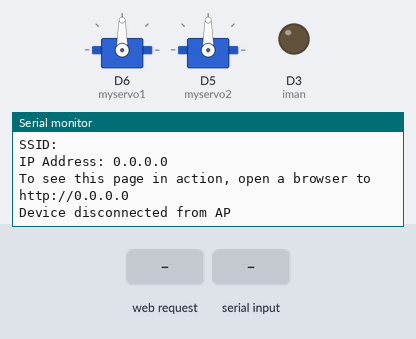
Recording of a sketch running on a simulated Arduino Nano RP2040 Connect. On the bench: 2 × servo, output pins drawn as LEDs (lit = HIGH), the last lines printed to the serial monitor. The inputs (shaded band) are chosen by the test bench.

Above: at 11.2 s.
11.3 s: HTTP request GET /Cin received
At 12.5 s:
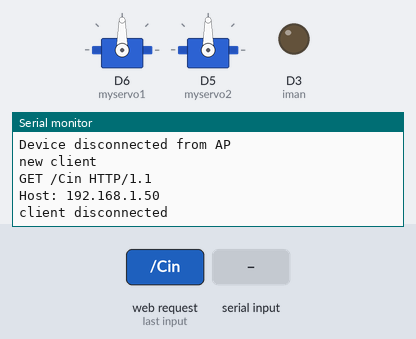
12.8 s: "1\n" received over the second serial link
At 13.7 s:
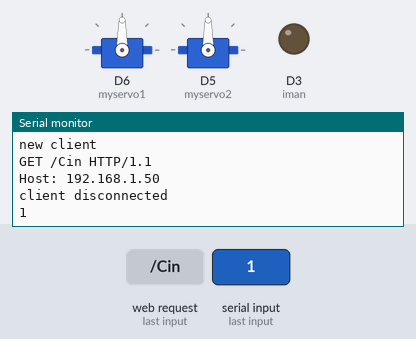
14.3 s: HTTP request GET /Auto received
At 14.9 s:
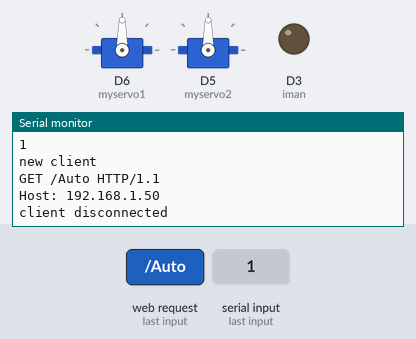
15.8 s: HTTP request GET /F received
At 17.3 s:
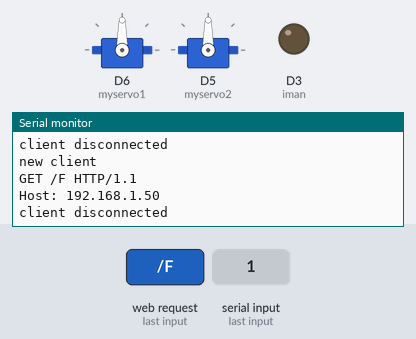

The sketch:

Wifi2406.ino
```cpp
// PARTE INICIAL
#include <Servo.h>
#include <SPI.h>
#include <WiFiNINA.h>
#include "arduino_secrets.h"
#define iman 3
Servo myservo1;
Servo myservo2;
///////please enter your sensitive data in the Secret tab/arduino_secrets.h
char ssid[] = SECRET_SSID;        // your network SSID (name)
char pass[] = SECRET_PASS;    // your network password (use for WPA, or use as key for WEP)
int keyIndex = 0;                // your network key index number (needed only for WEP)


int status = WL_IDLE_STATUS;
WiFiServer server(80);

void setup() {
  // Estabelecimento das comunicações
myservo1.attach(6);// Baix
myservo2.attach(5);// Associar o pino numero 6 com o pino do servo
Serial1.begin(9600);
Serial.begin(9600);

  pinMode(iman,OUTPUT);


  while (!Serial) {
    ; // wait for serial port to connect. Needed for native USB port only
  }

  Serial.println("Access Point Web Server");

        // set the LED pin mode

  // check for the WiFi module:
  if (WiFi.status() == WL_NO_MODULE) {
    Serial.println("Communication with WiFi module failed!");
    // don't continue
    while (true);
  }

  String fv = WiFi.firmwareVersion();
  if (fv < WIFI_FIRMWARE_LATEST_VERSION) {
    Serial.println("Please upgrade the firmware");
  }
  // by default the local IP address will be 192.168.4.1
  // you can override it with the following:
  // WiFi.config(IPAddress(10, 0, 0, 1));
  // print the network name (SSID);
  Serial.print("Creating access point named: ");
  Serial.println(ssid);
  // Create open network. Change this line if you want to create an WEP network:
  status = WiFi.beginAP(ssid, pass);
  if (status != WL_AP_LISTENING) {
    Serial.println("Creating access point failed");
    // don't continue
    while (true);
  }

  // wait 10 seconds for connection:
  delay(10000);

  // start the web server on port 80
  server.begin();


  // you're connected now, so print out the status
//printWiFiStatus();
printWiFiStatus();
}


void loop() {
String readString;
String Q;


    while (Serial1.available()){
      delay(1);
      if(Serial1.available()>0){
        char c = Serial1.read();
        Serial.print(c);
        if(isControl(c)){
          break;
        }
      }
    }
    while(Serial.available()){
      delay(1);
      if(Serial.available()>0){
        char c = Serial.read();
        if(isControl(c)){
          break;
        }
        readString +=c;

      }


    }


  // Estabelecimento das comunicações
  // compare the previous status to the current status
  if (status != WiFi.status()) {
    // it has changed update the variable
    status = WiFi.status();

    if (status == WL_AP_CONNECTED) {
      // a device has connected to the AP
      Serial.println("Device connected to AP");
    } else {
      // a device has disconnected from the AP, and we are back in listening mode
      Serial.println("Device disconnected from AP");
      return;
    }
  }


  WiFiClient client = server.available();   // listen for incoming clients

  if (client) {                             // if you get a client,
    Serial.println("new client");           // print a message out the serial port
    String currentLine = "";                // make a String to hold incoming data from the client
    while (client.connected()) {            // loop while the client's connected
      delayMicroseconds(10);                // This is required for the Arduino Nano RP2040 Connect - otherwise it will loop so fast that SPI will never be served.
      if (client.available()) {             // if there's bytes to read from the client,
        char c = client.read();             // read a byte, then
        Serial.write(c);                    // print it out the serial monitor
        if (c == '\n') {                    // if the byte is a newline character


          // if the current line is blank, you got two newline characters in a row.
          // that's the end of the client HTTP request, so send a response:
          if (currentLine.length() == 0) {
            // HTTP headers always start with a response code (e.g. HTTP/1.1 200 OK)
            // and a content-type so the client knows what's coming, then a blank line:
            client.println("HTTP/1.1 200 OK");
            client.println("Content-type:text/html");
            client.println();
            // the content of the HTTP response follows the header:
            // The HTTP response ends with another blank line:
            client.println();
            // break out of the while loop:
            break;
          }
          else {      // if you got a newline, then clear currentLine:
            currentLine = "";
          }
        }
        else if (c != '\r') {    // if you got anything else but a carriage return character,
          currentLine += c;      // add it to the end of the currentLine
        }

 int l;


// Mudar para o manual
if (currentLine.endsWith("GET /Cin")) {
         Serial1.print("M");
         }


// Mudar para o automático
if (currentLine.endsWith("GET /Auto")) {
         Serial1.print("N");
         }


// ANALISE DA MENSAGEM E RESPOSTA
        // Check to see if the client request was "GET /H" or "GET /L":
        if (currentLine.endsWith("GET /F")) {
         Serial1.print("F");         // Para andar para para frente
        }
         if (currentLine.endsWith("GET /B")) {
         Serial1.print("B");            // Para andar para para Trás
        }
         if (currentLine.endsWith("GET /L")) {
         Serial1.print("L");            // Para andar para para Lado esquerdo
        }
         if (currentLine.endsWith("GET /R")) {
         Serial1.print("R");            // Para andar para para Lado direito
        }
         if (currentLine.endsWith("GET /I")) {
         Serial1.print("I");            // Para andar para para frente direita
        }
         if (currentLine.endsWith("GET /G")) {
         Serial1.print("G");            // Para andar para para frente esquerda
        }
         if (currentLine.endsWith("GET /J")) {
         Serial1.print("J");            // Para andar para para Tras direita
        }
         if (currentLine.endsWith("GET /H")) {
         Serial1.print("H");            // Para andar para para Tras esquerda
        }


        // Velocidade
          if (currentLine.endsWith("GET /0")) {
         Serial1.print("0");            // Velocidade 100
        }
         if (currentLine.endsWith("GET /1")) {
         Serial1.print("1");            // Velocidade 120
        }
         if (currentLine.endsWith("GET /2")) {
         Serial1.print("2");            // Velocidade 135
        }
         if (currentLine.endsWith("GET /3")) {
         Serial1.print("3");            // Velocidade 155
        }
         if (currentLine.endsWith("GET /4")) {
         Serial1.print("4");            // Velocidade 170
        }
         if (currentLine.endsWith("GET /5")) {
         Serial1.print("5");            // Velocidade 185
        }
         if (currentLine.endsWith("GET /6")) {
         Serial1.print("6");            // Velocidade 195
        }
         if (currentLine.endsWith("GET /7")) {
         Serial1.print("7");           // Velocidade 215
        }
         if (currentLine.endsWith("GET /8")) {
         Serial1.print("8");            // Velocidade 235
        }
         if (currentLine.endsWith("GET /9")) {
         Serial1.print("9");            // Velocidade 255
        }

         if (currentLine.endsWith("GET /S")) {
         Serial1.print("S");

          // Parar O carro
        }


       // GARRA


if (currentLine.endsWith("GET /31")) {
         myservo1.write(100);           // Para andar para para Trás
        }
        if (currentLine.endsWith("GET /29")) {
         myservo1.write(75);           // Para andar para para Trás
        }

 if (currentLine.endsWith("GET /30")) {
         myservo1.write(90);           // Para andar para para Trás
        }

if (currentLine.endsWith("GET /21")) {
         myservo2.write(100);           // Para andar para para Trás
        }
        if (currentLine.endsWith("GET /19")) {
         myservo2.write(75);           // Para andar para para Trás
        }

 if (currentLine.endsWith("GET /20")) {
         myservo2.write(90);           // Para andar para para Trás
        }
       // IMANNN
       if (currentLine.endsWith("GET /AT")) {
           digitalWrite(iman,HIGH);              // Para atura o iman
        }
        if (currentLine.endsWith("GET /NT")) {
         digitalWrite(iman,LOW);           // Para o iman parar
        }
      }
    }
    // close the connection:
    client.stop();
    Serial.println("client disconnected");
  }

}


void printWiFiStatus() {
  // print the SSID of the network you're attached to:
  Serial.print("SSID: ");
  Serial.println(WiFi.SSID());

  // print your WiFi shield's IP address:
  IPAddress ip = WiFi.localIP();
  Serial.print("IP Address: ");
  Serial.println(ip);

  // print where to go in a browser:
  Serial.print("To see this page in action, open a browser to http://");
  Serial.println(ip);

}
```

arduino_secrets.h
```cpp
// Both SSID and password must be 8 characters or longer
#define SECRET_SSID "Grupoalpha"
#define SECRET_PASS "Grupoalpha"
```

Measured:
- after the input at 11.3 s, the serial monitor: prints a new line at once (image 1)
- after the input at 12.8 s, the serial monitor: prints a new line at once (image 2)
- after the input at 14.3 s, the serial monitor: prints a new line at once (image 3)
- after the input at 15.8 s, the serial monitor: prints a new line at once (image 4)
